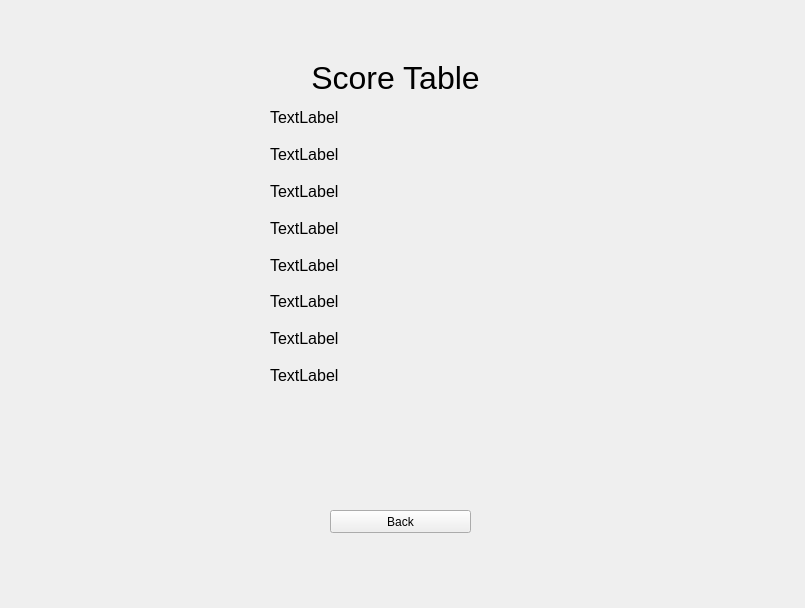
<?xml version="1.0" encoding="UTF-8"?>
<ui version="4.0">
 <class>Form</class>
 <widget class="QWidget" name="Form">
  <property name="geometry">
   <rect>
    <x>0</x>
    <y>0</y>
    <width>805</width>
    <height>608</height>
   </rect>
  </property>
  <property name="font">
   <font>
    <family>Ubuntu</family>
   </font>
  </property>
  <property name="windowTitle">
   <string>Form</string>
  </property>
  <widget class="QPushButton" name="baskBtn">
   <property name="geometry">
    <rect>
     <x>330</x>
     <y>510</y>
     <width>141</width>
     <height>23</height>
    </rect>
   </property>
   <property name="text">
    <string>Back</string>
   </property>
  </widget>
  <widget class="QWidget" name="">
   <property name="geometry">
    <rect>
     <x>270</x>
     <y>60</y>
     <width>251</width>
     <height>331</height>
    </rect>
   </property>
   <layout class="QVBoxLayout" name="verticalLayout">
    <item>
     <widget class="QLabel" name="label">
      <property name="font">
       <font>
        <family>Ubuntu</family>
        <pointsize>24</pointsize>
       </font>
      </property>
      <property name="text">
       <string>Score Table</string>
      </property>
      <property name="alignment">
       <set>Qt::AlignCenter</set>
      </property>
     </widget>
    </item>
    <item>
     <widget class="QLabel" name="score_1">
      <property name="font">
       <font>
        <family>Ubuntu</family>
        <pointsize>12</pointsize>
        <italic>false</italic>
       </font>
      </property>
      <property name="text">
       <string>TextLabel</string>
      </property>
     </widget>
    </item>
    <item>
     <widget class="QLabel" name="score_2">
      <property name="font">
       <font>
        <pointsize>12</pointsize>
        <italic>false</italic>
       </font>
      </property>
      <property name="text">
       <string>TextLabel</string>
      </property>
     </widget>
    </item>
    <item>
     <widget class="QLabel" name="score_3">
      <property name="font">
       <font>
        <pointsize>12</pointsize>
        <italic>false</italic>
       </font>
      </property>
      <property name="text">
       <string>TextLabel</string>
      </property>
     </widget>
    </item>
    <item>
     <widget class="QLabel" name="score_4">
      <property name="font">
       <font>
        <pointsize>12</pointsize>
        <italic>false</italic>
       </font>
      </property>
      <property name="text">
       <string>TextLabel</string>
      </property>
     </widget>
    </item>
    <item>
     <widget class="QLabel" name="score_5">
      <property name="font">
       <font>
        <pointsize>12</pointsize>
        <italic>false</italic>
       </font>
      </property>
      <property name="text">
       <string>TextLabel</string>
      </property>
     </widget>
    </item>
    <item>
     <widget class="QLabel" name="score_6">
      <property name="font">
       <font>
        <pointsize>12</pointsize>
        <italic>false</italic>
       </font>
      </property>
      <property name="text">
       <string>TextLabel</string>
      </property>
     </widget>
    </item>
    <item>
     <widget class="QLabel" name="score_7">
      <property name="font">
       <font>
        <pointsize>12</pointsize>
        <italic>false</italic>
       </font>
      </property>
      <property name="text">
       <string>TextLabel</string>
      </property>
     </widget>
    </item>
    <item>
     <widget class="QLabel" name="score_8">
      <property name="font">
       <font>
        <pointsize>12</pointsize>
        <italic>false</italic>
       </font>
      </property>
      <property name="text">
       <string>TextLabel</string>
      </property>
     </widget>
    </item>
   </layout>
  </widget>
 </widget>
 <resources/>
 <connections/>
</ui>
